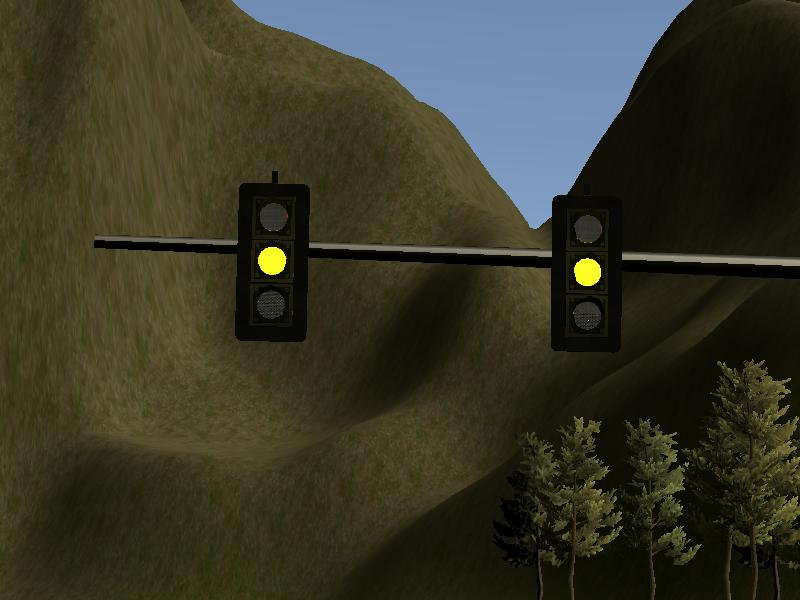
#> input picture ros/src/tools/traffic_lights/659.png, 800 x 600 px
$ jupyter execute hough_experiments.ipynb   (shell and % lines are left out)
#> lines starting #> are read from the running program, lines starting #| are printed output that depends on the picture; after the words box and inside, x2 and y2 are one past the last pixel; in counts of white or black regions, pixels touching at a corner belong together
[cell 1]
import matplotlib.pyplot as plt

[cell 2]
import cv2
import numpy as np
import enum


class TrafficLight(enum.Enum):
    RED = 1,
    YELLOW = 2,
    GREEN = 3,
    UNKNOWN = 4


def binary_to_3_channel_img(binary_img):
    new_img = np.dstack((binary_img, binary_img, binary_img)) * 255
    return new_img


def render_recognized_circles(image, circles, border_color=(0, 0, 0), center_color=(0, 0, 255)):
    for i in circles[0, :]:
        # draw the outer circle
        cv2.circle(image, (i[0], i[1]), i[2], border_color, 2)
        # draw the center of the circle
        cv2.circle(image, (i[0], i[1]), 2, center_color, 3)


def recognize_light(image, lower_range, upper_range):
    ranged_image = cv2.inRange(image, lower_range, upper_range)
    return ranged_image


def get_hough_circles(weighted_image):
    blur_img = cv2.GaussianBlur(weighted_image, (15, 15), 0)

    circles = cv2.HoughCircles(blur_img, cv2.HOUGH_GRADIENT, 0.5, 41, param1=70, param2=30, minRadius=5, maxRadius=150)
    return circles


def recognize_red_light(hsv_image):
    lower_red = np.array([0, 50, 50])
    upper_red = np.array([10, 255, 255])
    red1 = recognize_light(hsv_image, lower_red, upper_red)

    lower_red = np.array([170, 50, 50])
    upper_red = np.array([180, 255, 255])
    red2 = recognize_light(hsv_image, lower_red, upper_red)

    weighted_img = cv2.addWeighted(red1, 1.0, red2, 1.0, 0.0)
    return get_hough_circles(weighted_img)


def recognize_green_light(hsv_image):
    lower_green = np.array([50, 0, 50])
    upper_green = np.array([0, 50, 0])
    green1 = recognize_light(hsv_image, lower_green, upper_green)

    lower_green = np.array([50, 170, 50])
    upper_green = np.array([255, 255, 255])
    green2 = recognize_light(hsv_image, lower_green, upper_green)

    weighted_img = cv2.addWeighted(green1, 1.0, green2, 1.0, 0.0)
    return get_hough_circles(weighted_img)


def recognize_yellow_light(hsv_image):
    plt.figure()
    plt.imshow(hsv_image)
    lower_yellow = np.array([0, 200, 200])
    upper_yellow = np.array([50, 255, 255])
    yellow1 = recognize_light(hsv_image, lower_yellow, upper_yellow)
    plt.figure()
    plt.imshow(binary_to_3_channel_img(yellow1))

    lower_yellow = np.array([50, 200, 200])
    upper_yellow = np.array([100, 255, 255])
    yellow2 = recognize_light(hsv_image, lower_yellow, upper_yellow)
    plt.figure()
    plt.imshow(binary_to_3_channel_img(yellow2))

    weighted_img = cv2.addWeighted(yellow1, 1.0, yellow2, 1.0, 0.0)
    plt.figure()
    plt.imshow(binary_to_3_channel_img(weighted_img))
    return get_hough_circles(weighted_img)

def recognize_traffic_lights(image):
    # Convert to HSV color space to recognize the traffic light
    hsv_image = cv2.cvtColor(image, cv2.COLOR_RGB2HSV)
    red_circles = recognize_red_light(hsv_image)
    if red_circles is not None:
        render_recognized_circles(image, red_circles, border_color=(255, 255, 0))
        return image, TrafficLight.RED

    green_circles = recognize_green_light(hsv_image)
    if green_circles is not None:
        render_recognized_circles(image, green_circles, border_color=(255, 0, 0))
        return image, TrafficLight.GREEN

    yellow_circles = recognize_yellow_light(hsv_image)
    if yellow_circles is not None:
        render_recognized_circles(image, yellow_circles, border_color=(255, 0, 0))
        return image, TrafficLight.YELLOW

    return image, TrafficLight.UNKNOWN

[cell 3]
image = cv2.imread('659.png')
#> image is the input picture: shape (600, 800, 3); mean B, G, R 39.3, 55.4, 55.7
image = cv2.cvtColor(image, cv2.COLOR_BGR2RGB)

[cell 4]
plt.imshow(image)

[cell 5]
output_image, traffic_light = recognize_traffic_lights(image)
#> in recognize_traffic_lights, `hsv_image = cv2.cvtColor(image, cv2.COLOR_RGB2HSV)`: hsv_image: shape (600, 800, 3); mean H, S, V 34.8, 136.3, 62.2
#> in recognize_light, `ranged_image = cv2.inRange(image, lower_range, upper_range)`:
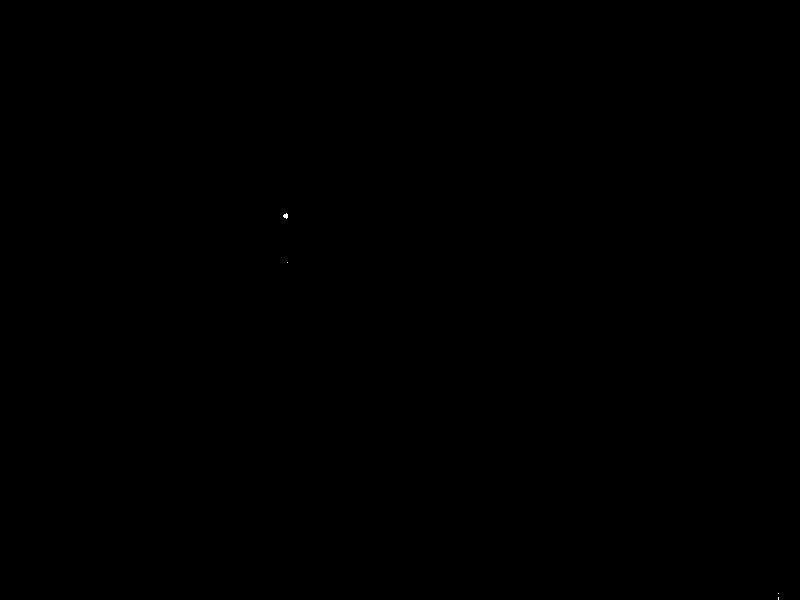
#> ranged_image: shape (600, 800); 0.01% white; 4 white regions (3 under 20 px), largest, box (x1, y1, x2, y2) and area: (283, 213, 288, 219) 20
#> in recognize_light (call 2), `ranged_image = cv2.inRange(image, lower_range, upper_range)`: ranged_image: shape (600, 800); every value is 0
#> in get_hough_circles, `circles = cv2.HoughCircles(blur_img, cv2.HOUGH_GRADIENT, 0.5, 41, para..`: circles = None
#> in recognize_light (call 5), `ranged_image = cv2.inRange(image, lower_range, upper_range)`:
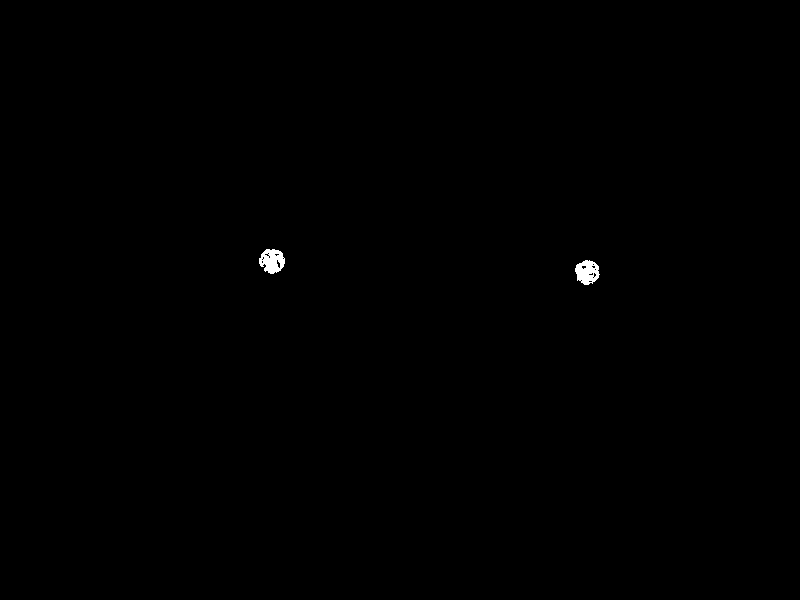
#> ranged_image: shape (600, 800); 0.18% white; 2 white regions, box (x1, y1, x2, y2) and area: (259, 249, 285, 274) 449, (575, 260, 600, 285) 428
#> in binary_to_3_channel_img (call 2), `new_img = np.dstack((binary_img, binary_img, binary_img)) * 255`: new_img: shape (600, 800, 3); every value is 0
#> in recognize_traffic_lights, `yellow_circles = recognize_yellow_light(hsv_image)`: yellow_circles = [[587.5, 271.5, 12.1]]
#> the loop in render_recognized_circles, `for i in circles[0, :]:` made 1 pass

[cell 6]
print(traffic_light)
#| TrafficLight.YELLOW
plt.imshow(output_image)

[cell 7]
import numpy as np
yellow = np.uint8([[[200,200,0 ]]])
hsv_yellow = cv2.cvtColor(yellow,cv2.COLOR_BGR2HSV)
#> hsv_yellow = [[90, 255, 200]]
print(hsv_yellow)
#| [[[ 90 255 200]]]
